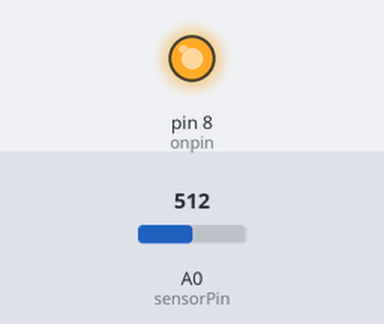
A sketch run on a simulated Arduino Uno, built with avr-gcc and run on an emulated ATmega328P. Parts: output pins drawn as LEDs (lit = HIGH). The inputs (shaded band) are chosen by the test bench; at power-on: A0 (sensorPin) = 512.

Above: at 1.2 s.
1.3 s: A0 (sensorPin) set to 469
2.8 s: A0 (sensorPin) set to 438
At 3.1 s:
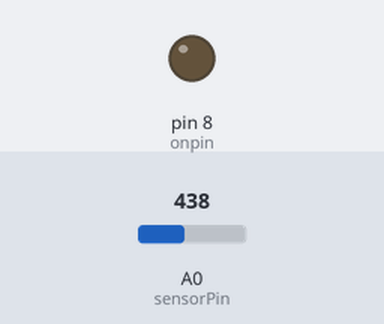
4.3 s: A0 (sensorPin) set to 511
At 5.5 s:
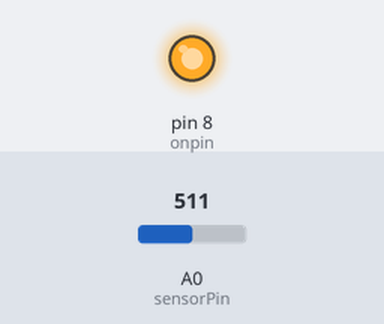
5.8 s: A0 (sensorPin) set to 306
At 6.9 s:
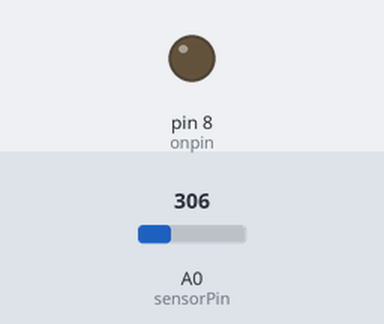
Timing chart, 0 to 8.3 s (numbered marks = the images above; inputs shaded):
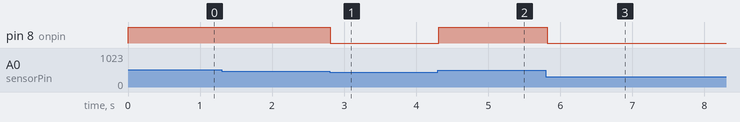

Measured:
- the behaviour switches between 457 and 456 on A0 (sensorPin) (found by bisection; images 0 and 1)
- after the input at 1.3 s, every drawn part: stays the same
- after the input at 2.8 s, pin 8 (onpin): HIGH → LOW at once
- after the input at 4.3 s, pin 8 (onpin): LOW → HIGH at once
- after the input at 5.8 s, pin 8 (onpin): HIGH → LOW at once

The sketch:

distanceSensor.ino
```cpp
const int sensorPin = A0;
int sensorValue = 0;
const int START = 10;
const int onpin = 8;

void setup(){
  pinMode(onpin, OUTPUT);
  digitalWrite(onpin, LOW);
}

void loop(){
  int anal = analogRead(sensorPin);
  if(anal >= 0){
    sensorValue = 4800 / (anal - 20);

    if((START >= sensorValue) && (0 <= sensorValue)){
      digitalWrite(onpin, HIGH);
    }else{
      digitalWrite(onpin, LOW);
    }
  }
  delay(50);
}
```
